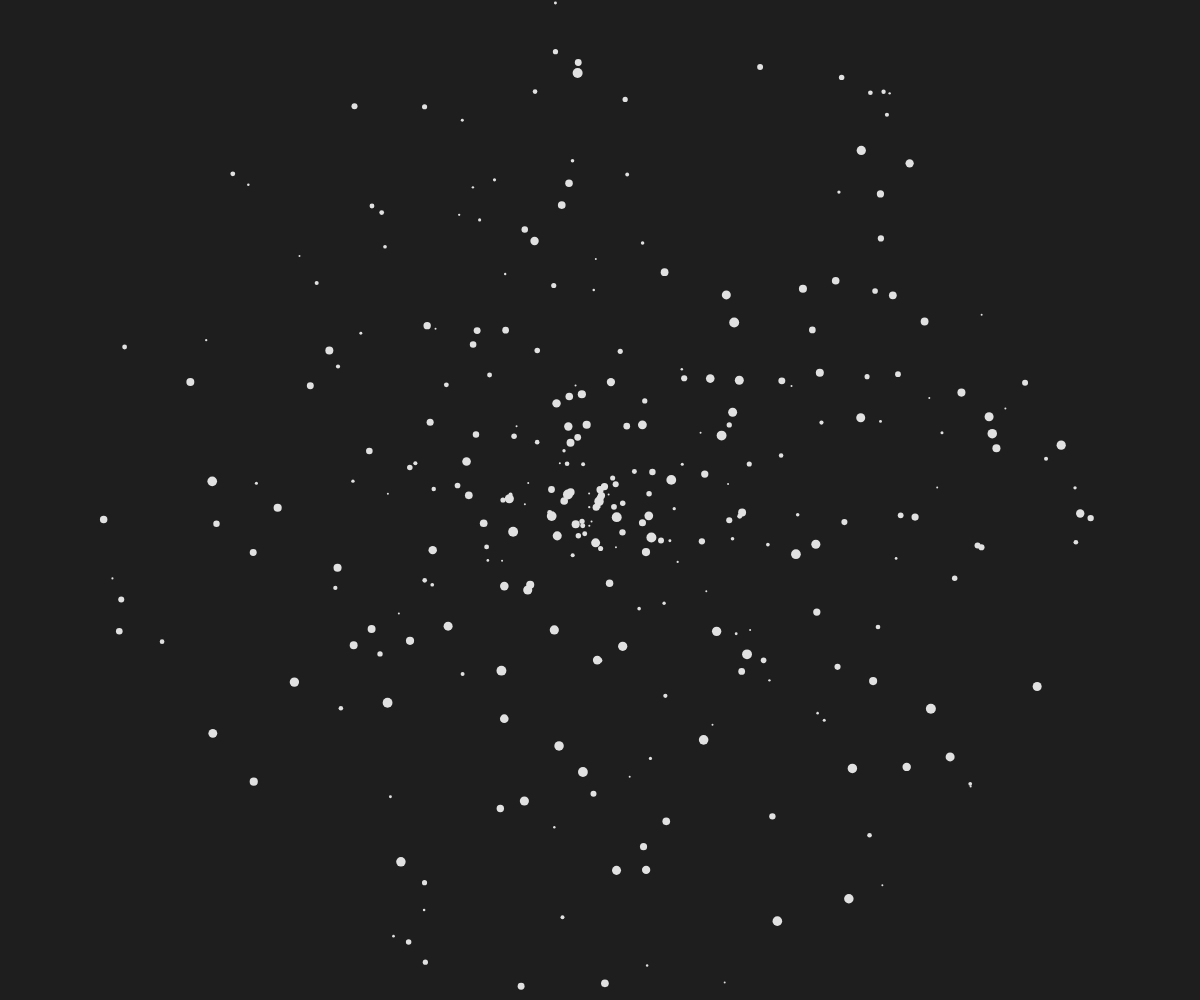
Frame 1 (no input)
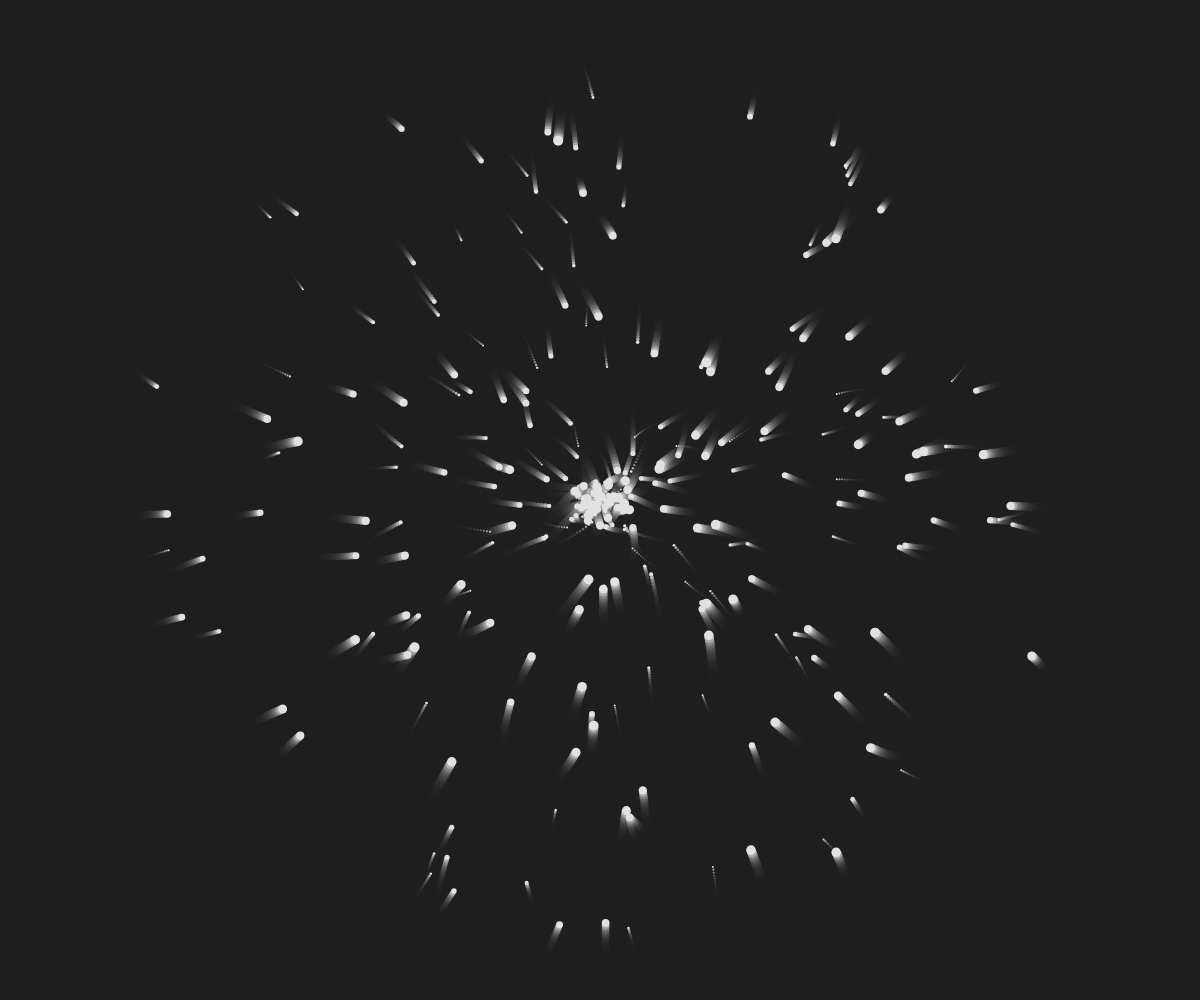
Frame 60 (no input)
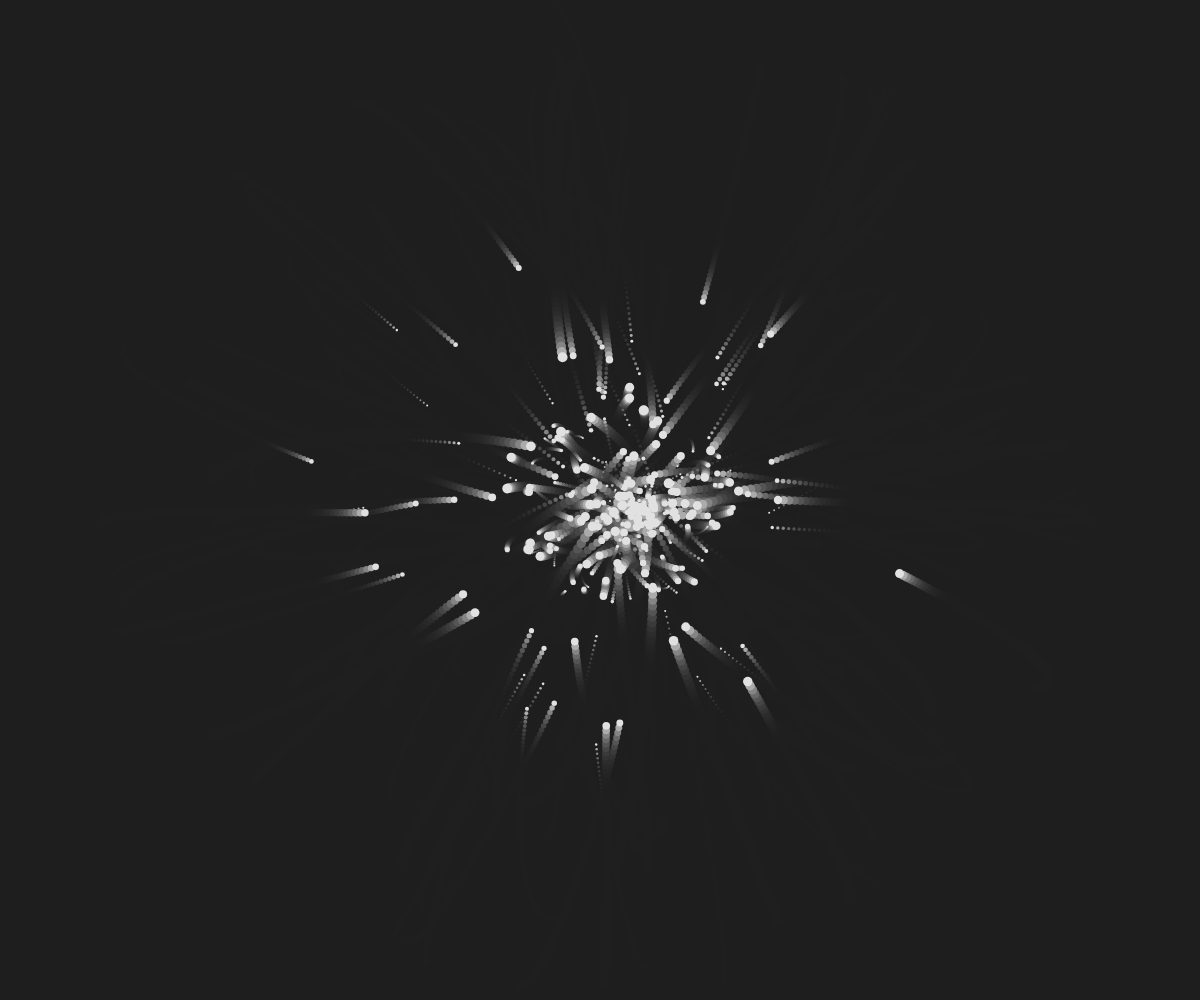
Frame 120 (the mouse pressed at the canvas centre since frame 60)

The p5.js sketch that drew these frames (run headless with seeded random() and noise() and a simulated clock; from frame 60 on, the mouse is pressed at the canvas centre):

// p5.js sketch
// ── sketch.js
let bodies = [];
let numBodies = 300;

function setup() {
  createCanvas(windowWidth, windowHeight);
  translate(width/2, height/2)
  background(30);

  for (let i = 0; i < numBodies; i++){
    pos0 = p5.Vector.random2D();
    pos0.setMag(random(0,height/2))
    vel0 = p5.Vector.random2D();
    vel0.setMag(random(0,10))
    m = random(1,10)
    bodies[i] = new Body(pos0, vel0, m);
    bodies[i].show();
  }
}

function draw() {
  translate(width/2, height/2)
  background(30, 70);

  for (let i = 0; i < numBodies; i++){
    for(let j = 0; j < numBodies; j++){
      if(j != i){
        let force = newton(bodies[i], bodies[j])
        bodies[i].applyForce(force)
      }
    }
    dt = 0.1
    bodies[i].move(dt);

    stroke(225)
    strokeWeight(max(2, bodies[i].m))
    bodies[i].show();
  }

  // for (let i = 0; i < numBodies; i++){
  //   dt = 1
  //   bodies[i].move(dt);

  //   stroke(225)
  //   strokeWeight(max(2, bodies[i].m))
  //   bodies[i].show();
  // }
}

function newton(body1, body2){
  m1 = body1.m
  m2 = body2.m
  dx = body2.pos.x - body1.pos.x;
  dy = body2.pos.y - body1.pos.y;
  r_vec = createVector(dx, dy);
  r_sqr = r_vec.magSq()
  force = r_vec.mult((m1 * m2)/r_sqr)
  return force
}

// ── body.js
class Body {
    constructor(pos0, vel0, m) {
        this.pos = pos0;
        this.vel = vel0;
        this.acc = createVector(0, 0);
        this.m = m;
    }

    applyForce(force) {
        // Update acceleration
        this.acc.x += force.x / this.m
        this.acc.y += force.y / this.m
    }

    move(dt) {
        // Update velocity
        this.vel.x += this.acc.x * dt
        this.vel.y += this.acc.y * dt

        // Model dissipation of energy
        let dissCoef = 1 - this.vel.magSq()/1000000;
        this.vel.mult(dissCoef)

        // Update position
        this.pos.x += this.vel.x * dt
        this.pos.y += this.vel.y * dt

        // Reset acceleration
        this.acc = createVector(0, 0)
    }

    show() {
        point(this.pos)
    }
}
